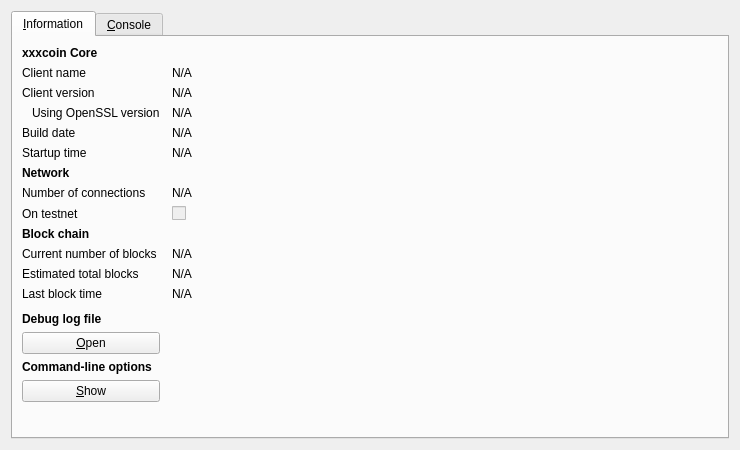
<?xml version="1.0" encoding="UTF-8"?>
<ui version="4.0">
 <class>RPCConsole</class>
 <widget class="QDialog" name="RPCConsole">
  <property name="geometry">
   <rect>
    <x>0</x>
    <y>0</y>
    <width>740</width>
    <height>450</height>
   </rect>
  </property>
  <property name="windowTitle">
   <string>xxxcoin - Debug window</string>
  </property>
  <layout class="QVBoxLayout" name="verticalLayout_2">
   <item>
    <widget class="QTabWidget" name="tabWidget">
     <property name="currentIndex">
      <number>0</number>
     </property>
     <widget class="QWidget" name="tab_info">
      <attribute name="title">
       <string>&amp;Information</string>
      </attribute>
      <layout class="QGridLayout" name="gridLayout" columnstretch="0,1">
       <property name="horizontalSpacing">
        <number>12</number>
       </property>
       <item row="0" column="0">
        <widget class="QLabel" name="label_9">
         <property name="font">
          <font>
           <weight>75</weight>
           <bold>true</bold>
          </font>
         </property>
         <property name="text">
          <string>xxxcoin Core</string>
         </property>
        </widget>
       </item>
       <item row="1" column="0">
        <widget class="QLabel" name="label_5">
         <property name="text">
          <string>Client name</string>
         </property>
        </widget>
       </item>
       <item row="1" column="1">
        <widget class="QLabel" name="clientName">
         <property name="cursor">
          <cursorShape>IBeamCursor</cursorShape>
         </property>
         <property name="text">
          <string>N/A</string>
         </property>
         <property name="textFormat">
          <enum>Qt::PlainText</enum>
         </property>
         <property name="textInteractionFlags">
          <set>Qt::LinksAccessibleByMouse|Qt::TextSelectableByKeyboard|Qt::TextSelectableByMouse</set>
         </property>
        </widget>
       </item>
       <item row="2" column="0">
        <widget class="QLabel" name="label_6">
         <property name="text">
          <string>Client version</string>
         </property>
        </widget>
       </item>
       <item row="2" column="1">
        <widget class="QLabel" name="clientVersion">
         <property name="cursor">
          <cursorShape>IBeamCursor</cursorShape>
         </property>
         <property name="text">
          <string>N/A</string>
         </property>
         <property name="textFormat">
          <enum>Qt::PlainText</enum>
         </property>
         <property name="textInteractionFlags">
          <set>Qt::LinksAccessibleByMouse|Qt::TextSelectableByKeyboard|Qt::TextSelectableByMouse</set>
         </property>
        </widget>
       </item>
       <item row="3" column="0">
        <widget class="QLabel" name="label_14">
         <property name="text">
          <string>Using OpenSSL version</string>
         </property>
         <property name="indent">
          <number>10</number>
         </property>
        </widget>
       </item>
       <item row="3" column="1">
        <widget class="QLabel" name="openSSLVersion">
         <property name="cursor">
          <cursorShape>IBeamCursor</cursorShape>
         </property>
         <property name="text">
          <string>N/A</string>
         </property>
         <property name="textFormat">
          <enum>Qt::PlainText</enum>
         </property>
         <property name="textInteractionFlags">
          <set>Qt::LinksAccessibleByMouse|Qt::TextSelectableByKeyboard|Qt::TextSelectableByMouse</set>
         </property>
        </widget>
       </item>
       <item row="4" column="0">
        <widget class="QLabel" name="label_12">
         <property name="text">
          <string>Build date</string>
         </property>
        </widget>
       </item>
       <item row="4" column="1">
        <widget class="QLabel" name="buildDate">
         <property name="cursor">
          <cursorShape>IBeamCursor</cursorShape>
         </property>
         <property name="text">
          <string>N/A</string>
         </property>
         <property name="textFormat">
          <enum>Qt::PlainText</enum>
         </property>
         <property name="textInteractionFlags">
          <set>Qt::LinksAccessibleByMouse|Qt::TextSelectableByKeyboard|Qt::TextSelectableByMouse</set>
         </property>
        </widget>
       </item>
       <item row="5" column="0">
        <widget class="QLabel" name="label_13">
         <property name="text">
          <string>Startup time</string>
         </property>
        </widget>
       </item>
       <item row="5" column="1">
        <widget class="QLabel" name="startupTime">
         <property name="cursor">
          <cursorShape>IBeamCursor</cursorShape>
         </property>
         <property name="text">
          <string>N/A</string>
         </property>
         <property name="textFormat">
          <enum>Qt::PlainText</enum>
         </property>
         <property name="textInteractionFlags">
          <set>Qt::LinksAccessibleByMouse|Qt::TextSelectableByKeyboard|Qt::TextSelectableByMouse</set>
         </property>
        </widget>
       </item>
       <item row="6" column="0">
        <widget class="QLabel" name="label_11">
         <property name="font">
          <font>
           <weight>75</weight>
           <bold>true</bold>
          </font>
         </property>
         <property name="text">
          <string>Network</string>
         </property>
        </widget>
       </item>
       <item row="7" column="0">
        <widget class="QLabel" name="label_7">
         <property name="text">
          <string>Number of connections</string>
         </property>
        </widget>
       </item>
       <item row="7" column="1">
        <widget class="QLabel" name="numberOfConnections">
         <property name="cursor">
          <cursorShape>IBeamCursor</cursorShape>
         </property>
         <property name="text">
          <string>N/A</string>
         </property>
         <property name="textFormat">
          <enum>Qt::PlainText</enum>
         </property>
         <property name="textInteractionFlags">
          <set>Qt::LinksAccessibleByMouse|Qt::TextSelectableByKeyboard|Qt::TextSelectableByMouse</set>
         </property>
        </widget>
       </item>
       <item row="8" column="0">
        <widget class="QLabel" name="label_8">
         <property name="text">
          <string>On testnet</string>
         </property>
        </widget>
       </item>
       <item row="8" column="1">
        <widget class="QCheckBox" name="isTestNet">
         <property name="enabled">
          <bool>false</bool>
         </property>
         <property name="text">
          <string/>
         </property>
        </widget>
       </item>
       <item row="9" column="0">
        <widget class="QLabel" name="label_10">
         <property name="font">
          <font>
           <weight>75</weight>
           <bold>true</bold>
          </font>
         </property>
         <property name="text">
          <string>Block chain</string>
         </property>
        </widget>
       </item>
       <item row="10" column="0">
        <widget class="QLabel" name="label_3">
         <property name="text">
          <string>Current number of blocks</string>
         </property>
        </widget>
       </item>
       <item row="10" column="1">
        <widget class="QLabel" name="numberOfBlocks">
         <property name="cursor">
          <cursorShape>IBeamCursor</cursorShape>
         </property>
         <property name="text">
          <string>N/A</string>
         </property>
         <property name="textFormat">
          <enum>Qt::PlainText</enum>
         </property>
         <property name="textInteractionFlags">
          <set>Qt::LinksAccessibleByMouse|Qt::TextSelectableByKeyboard|Qt::TextSelectableByMouse</set>
         </property>
        </widget>
       </item>
       <item row="11" column="0">
        <widget class="QLabel" name="label_4">
         <property name="text">
          <string>Estimated total blocks</string>
         </property>
        </widget>
       </item>
       <item row="11" column="1">
        <widget class="QLabel" name="totalBlocks">
         <property name="cursor">
          <cursorShape>IBeamCursor</cursorShape>
         </property>
         <property name="text">
          <string>N/A</string>
         </property>
         <property name="textFormat">
          <enum>Qt::PlainText</enum>
         </property>
         <property name="textInteractionFlags">
          <set>Qt::LinksAccessibleByMouse|Qt::TextSelectableByKeyboard|Qt::TextSelectableByMouse</set>
         </property>
        </widget>
       </item>
       <item row="12" column="0">
        <widget class="QLabel" name="label_2">
         <property name="text">
          <string>Last block time</string>
         </property>
        </widget>
       </item>
       <item row="12" column="1">
        <widget class="QLabel" name="lastBlockTime">
         <property name="cursor">
          <cursorShape>IBeamCursor</cursorShape>
         </property>
         <property name="text">
          <string>N/A</string>
         </property>
         <property name="textFormat">
          <enum>Qt::PlainText</enum>
         </property>
         <property name="textInteractionFlags">
          <set>Qt::LinksAccessibleByMouse|Qt::TextSelectableByKeyboard|Qt::TextSelectableByMouse</set>
         </property>
        </widget>
       </item>
       <item row="13" column="0">
        <spacer name="verticalSpacer_2">
         <property name="orientation">
          <enum>Qt::Vertical</enum>
         </property>
         <property name="sizeHint" stdset="0">
          <size>
           <width>20</width>
           <height>20</height>
          </size>
         </property>
        </spacer>
       </item>
       <item row="14" column="0">
        <widget class="QLabel" name="labelDebugLogfile">
         <property name="font">
          <font>
           <weight>75</weight>
           <bold>true</bold>
          </font>
         </property>
         <property name="text">
          <string>Debug log file</string>
         </property>
        </widget>
       </item>
       <item row="15" column="0">
        <widget class="QPushButton" name="openDebugLogfileButton">
         <property name="toolTip">
          <string>Open the xxxcoin debug log file from the current data directory. This can take a few seconds for large log files.</string>
         </property>
         <property name="text">
          <string>&amp;Open</string>
         </property>
         <property name="autoDefault">
          <bool>false</bool>
         </property>
        </widget>
       </item>
       <item row="16" column="0">
        <widget class="QLabel" name="labelCLOptions">
         <property name="font">
          <font>
           <weight>75</weight>
           <bold>true</bold>
          </font>
         </property>
         <property name="text">
          <string>Command-line options</string>
         </property>
        </widget>
       </item>
       <item row="17" column="0">
        <widget class="QPushButton" name="showCLOptionsButton">
         <property name="toolTip">
          <string>Show the xxxcoin-Qt help message to get a list with possible xxxcoin command-line options.</string>
         </property>
         <property name="text">
          <string>&amp;Show</string>
         </property>
         <property name="autoDefault">
          <bool>false</bool>
         </property>
        </widget>
       </item>
       <item row="18" column="0">
        <spacer name="verticalSpacer">
         <property name="orientation">
          <enum>Qt::Vertical</enum>
         </property>
         <property name="sizeHint" stdset="0">
          <size>
           <width>20</width>
           <height>40</height>
          </size>
         </property>
        </spacer>
       </item>
      </layout>
     </widget>
     <widget class="QWidget" name="tab_console">
      <attribute name="title">
       <string>&amp;Console</string>
      </attribute>
      <layout class="QVBoxLayout" name="verticalLayout_3">
       <property name="spacing">
        <number>3</number>
       </property>
       <item>
        <widget class="QTextEdit" name="messagesWidget">
         <property name="minimumSize">
          <size>
           <width>0</width>
           <height>100</height>
          </size>
         </property>
         <property name="readOnly">
          <bool>true</bool>
         </property>
         <property name="tabKeyNavigation" stdset="0">
          <bool>false</bool>
         </property>
         <property name="columnCount" stdset="0">
          <number>2</number>
         </property>
        </widget>
       </item>
       <item>
        <layout class="QHBoxLayout" name="horizontalLayout">
         <property name="spacing">
          <number>3</number>
         </property>
         <item>
          <widget class="QLabel" name="label">
           <property name="text">
            <string notr="true">&gt;</string>
           </property>
          </widget>
         </item>
         <item>
          <widget class="QLineEdit" name="lineEdit"/>
         </item>
         <item>
          <widget class="QPushButton" name="clearButton">
           <property name="maximumSize">
            <size>
             <width>24</width>
             <height>24</height>
            </size>
           </property>
           <property name="toolTip">
            <string>Clear console</string>
           </property>
           <property name="text">
            <string/>
           </property>
           <property name="icon">
            <iconset resource="../bitcoin.qrc">
             <normaloff>:/icons/remove</normaloff>:/icons/remove</iconset>
           </property>
           <property name="shortcut">
            <string notr="true">Ctrl+L</string>
           </property>
           <property name="autoDefault">
            <bool>false</bool>
           </property>
          </widget>
         </item>
        </layout>
       </item>
      </layout>
     </widget>
    </widget>
   </item>
  </layout>
 </widget>
 <resources>
  <include location="../bitcoin.qrc"/>
 </resources>
 <connections/>
</ui>
